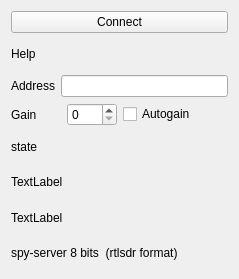
<?xml version="1.0" encoding="UTF-8"?>
<ui version="4.0">
 <class>spyServer_widget_8</class>
 <widget class="QWidget" name="spyServer_widget_8">
  <property name="geometry">
   <rect>
    <x>0</x>
    <y>0</y>
    <width>239</width>
    <height>279</height>
   </rect>
  </property>
  <property name="windowTitle">
   <string>Spy Server Network</string>
  </property>
  <layout class="QVBoxLayout" name="verticalLayout">
   <item>
    <layout class="QHBoxLayout" name="horizontalLayout">
     <item>
      <widget class="QPushButton" name="btnConnect">
       <property name="text">
        <string>Connect</string>
       </property>
      </widget>
     </item>
    </layout>
   </item>
   <item>
    <widget class="QLabel" name="lblHelp">
     <property name="text">
      <string>Help</string>
     </property>
    </widget>
   </item>
   <item>
    <layout class="QHBoxLayout" name="horizontalLayout_4">
     <item>
      <widget class="QLabel" name="label_3">
       <property name="text">
        <string>Address</string>
       </property>
      </widget>
     </item>
     <item>
      <widget class="QLineEdit" name="editIpAddress"/>
     </item>
    </layout>
   </item>
   <item>
    <layout class="QHBoxLayout" name="horizontalLayout_5">
     <item>
      <layout class="QHBoxLayout" name="horizontalLayout_2">
       <item>
        <widget class="QLabel" name="label_2">
         <property name="text">
          <string>Gain</string>
         </property>
        </widget>
       </item>
       <item>
        <widget class="QSpinBox" name="sbGain">
         <property name="maximum">
          <number>999</number>
         </property>
        </widget>
       </item>
      </layout>
     </item>
     <item>
      <widget class="QCheckBox" name="cbAutoGain">
       <property name="text">
        <string>Autogain</string>
       </property>
      </widget>
     </item>
    </layout>
   </item>
   <item>
    <widget class="QLabel" name="theState">
     <property name="text">
      <string>state</string>
     </property>
    </widget>
   </item>
   <item>
    <widget class="QLabel" name="nameOfDevice">
     <property name="text">
      <string>TextLabel</string>
     </property>
    </widget>
   </item>
   <item>
    <widget class="QLabel" name="deviceNumber">
     <property name="text">
      <string>TextLabel</string>
     </property>
    </widget>
   </item>
   <item>
    <widget class="QLabel" name="label">
     <property name="text">
      <string>spy-server 8 bits  (rtlsdr format)</string>
     </property>
    </widget>
   </item>
  </layout>
 </widget>
 <resources/>
 <connections/>
</ui>
